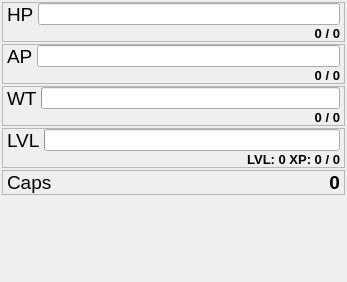
<?xml version="1.0" encoding="UTF-8"?>
<ui version="4.0">
 <class>Form</class>
 <widget class="QWidget" name="Form">
  <property name="geometry">
   <rect>
    <x>0</x>
    <y>0</y>
    <width>347</width>
    <height>282</height>
   </rect>
  </property>
  <property name="windowTitle">
   <string>Form</string>
  </property>
  <layout class="QVBoxLayout" name="verticalLayout">
   <property name="spacing">
    <number>2</number>
   </property>
   <property name="leftMargin">
    <number>2</number>
   </property>
   <property name="topMargin">
    <number>2</number>
   </property>
   <property name="rightMargin">
    <number>2</number>
   </property>
   <property name="bottomMargin">
    <number>2</number>
   </property>
   <item>
    <widget class="QFrame" name="frame_2">
     <property name="sizePolicy">
      <sizepolicy hsizetype="Preferred" vsizetype="Fixed">
       <horstretch>0</horstretch>
       <verstretch>0</verstretch>
      </sizepolicy>
     </property>
     <property name="frameShape">
      <enum>QFrame::StyledPanel</enum>
     </property>
     <property name="frameShadow">
      <enum>QFrame::Raised</enum>
     </property>
     <layout class="QFormLayout" name="formLayout_3">
      <property name="horizontalSpacing">
       <number>4</number>
      </property>
      <property name="verticalSpacing">
       <number>0</number>
      </property>
      <property name="leftMargin">
       <number>4</number>
      </property>
      <property name="topMargin">
       <number>0</number>
      </property>
      <property name="rightMargin">
       <number>4</number>
      </property>
      <property name="bottomMargin">
       <number>0</number>
      </property>
      <item row="0" column="0">
       <widget class="QLabel" name="label_2">
        <property name="font">
         <font>
          <pointsize>14</pointsize>
          <weight>50</weight>
          <bold>false</bold>
         </font>
        </property>
        <property name="text">
         <string>HP</string>
        </property>
       </widget>
      </item>
      <item row="0" column="1">
       <widget class="QProgressBar" name="hpBar">
        <property name="sizePolicy">
         <sizepolicy hsizetype="Expanding" vsizetype="Fixed">
          <horstretch>0</horstretch>
          <verstretch>0</verstretch>
         </sizepolicy>
        </property>
        <property name="minimumSize">
         <size>
          <width>0</width>
          <height>0</height>
         </size>
        </property>
        <property name="styleSheet">
         <string notr="true">QProgressBar::chunk { background-color: #FF0000; }</string>
        </property>
        <property name="value">
         <number>0</number>
        </property>
        <property name="alignment">
         <set>Qt::AlignRight|Qt::AlignTrailing|Qt::AlignVCenter</set>
        </property>
        <property name="textVisible">
         <bool>false</bool>
        </property>
        <property name="orientation">
         <enum>Qt::Horizontal</enum>
        </property>
        <property name="format">
         <string>%p% </string>
        </property>
       </widget>
      </item>
      <item row="1" column="1">
       <widget class="QLabel" name="hpLabel">
        <property name="font">
         <font>
          <pointsize>10</pointsize>
          <weight>75</weight>
          <bold>true</bold>
         </font>
        </property>
        <property name="text">
         <string>0 / 0</string>
        </property>
        <property name="alignment">
         <set>Qt::AlignRight|Qt::AlignTrailing|Qt::AlignVCenter</set>
        </property>
       </widget>
      </item>
     </layout>
    </widget>
   </item>
   <item>
    <widget class="QFrame" name="frame">
     <property name="sizePolicy">
      <sizepolicy hsizetype="Preferred" vsizetype="Fixed">
       <horstretch>0</horstretch>
       <verstretch>0</verstretch>
      </sizepolicy>
     </property>
     <property name="frameShape">
      <enum>QFrame::StyledPanel</enum>
     </property>
     <property name="frameShadow">
      <enum>QFrame::Raised</enum>
     </property>
     <layout class="QFormLayout" name="formLayout_2">
      <property name="horizontalSpacing">
       <number>4</number>
      </property>
      <property name="verticalSpacing">
       <number>0</number>
      </property>
      <property name="leftMargin">
       <number>4</number>
      </property>
      <property name="topMargin">
       <number>0</number>
      </property>
      <property name="rightMargin">
       <number>4</number>
      </property>
      <property name="bottomMargin">
       <number>0</number>
      </property>
      <item row="1" column="1">
       <widget class="QLabel" name="apLabel">
        <property name="font">
         <font>
          <pointsize>10</pointsize>
          <weight>75</weight>
          <bold>true</bold>
         </font>
        </property>
        <property name="text">
         <string>0 / 0</string>
        </property>
        <property name="alignment">
         <set>Qt::AlignRight|Qt::AlignTrailing|Qt::AlignVCenter</set>
        </property>
       </widget>
      </item>
      <item row="0" column="1">
       <widget class="QProgressBar" name="apBar">
        <property name="sizePolicy">
         <sizepolicy hsizetype="Expanding" vsizetype="Fixed">
          <horstretch>0</horstretch>
          <verstretch>0</verstretch>
         </sizepolicy>
        </property>
        <property name="minimumSize">
         <size>
          <width>0</width>
          <height>0</height>
         </size>
        </property>
        <property name="styleSheet">
         <string notr="true"> QProgressBar::chunk { background-color: #0000FF; }</string>
        </property>
        <property name="value">
         <number>0</number>
        </property>
        <property name="alignment">
         <set>Qt::AlignRight|Qt::AlignTrailing|Qt::AlignVCenter</set>
        </property>
        <property name="textVisible">
         <bool>false</bool>
        </property>
        <property name="format">
         <string>%p% </string>
        </property>
       </widget>
      </item>
      <item row="0" column="0">
       <widget class="QLabel" name="label_3">
        <property name="font">
         <font>
          <pointsize>14</pointsize>
          <weight>50</weight>
          <bold>false</bold>
         </font>
        </property>
        <property name="text">
         <string>AP</string>
        </property>
       </widget>
      </item>
     </layout>
    </widget>
   </item>
   <item>
    <widget class="QFrame" name="frame_5">
     <property name="sizePolicy">
      <sizepolicy hsizetype="Preferred" vsizetype="Fixed">
       <horstretch>0</horstretch>
       <verstretch>0</verstretch>
      </sizepolicy>
     </property>
     <property name="frameShape">
      <enum>QFrame::StyledPanel</enum>
     </property>
     <property name="frameShadow">
      <enum>QFrame::Raised</enum>
     </property>
     <layout class="QFormLayout" name="formLayout_5">
      <property name="horizontalSpacing">
       <number>4</number>
      </property>
      <property name="verticalSpacing">
       <number>0</number>
      </property>
      <property name="leftMargin">
       <number>4</number>
      </property>
      <property name="topMargin">
       <number>0</number>
      </property>
      <property name="rightMargin">
       <number>4</number>
      </property>
      <property name="bottomMargin">
       <number>0</number>
      </property>
      <item row="0" column="0">
       <widget class="QLabel" name="label_5">
        <property name="font">
         <font>
          <pointsize>14</pointsize>
         </font>
        </property>
        <property name="text">
         <string>WT</string>
        </property>
       </widget>
      </item>
      <item row="0" column="1">
       <widget class="QProgressBar" name="weightBar">
        <property name="styleSheet">
         <string notr="true"> QProgressBar::chunk { ; }</string>
        </property>
        <property name="value">
         <number>0</number>
        </property>
        <property name="alignment">
         <set>Qt::AlignRight|Qt::AlignTrailing|Qt::AlignVCenter</set>
        </property>
        <property name="textVisible">
         <bool>false</bool>
        </property>
        <property name="format">
         <string>%p% </string>
        </property>
       </widget>
      </item>
      <item row="1" column="1">
       <widget class="QLabel" name="weightLabel">
        <property name="font">
         <font>
          <pointsize>10</pointsize>
          <weight>75</weight>
          <bold>true</bold>
         </font>
        </property>
        <property name="text">
         <string>0 / 0</string>
        </property>
        <property name="alignment">
         <set>Qt::AlignRight|Qt::AlignTrailing|Qt::AlignVCenter</set>
        </property>
       </widget>
      </item>
     </layout>
    </widget>
   </item>
   <item>
    <widget class="QFrame" name="frame_4">
     <property name="sizePolicy">
      <sizepolicy hsizetype="Preferred" vsizetype="Fixed">
       <horstretch>0</horstretch>
       <verstretch>0</verstretch>
      </sizepolicy>
     </property>
     <property name="frameShape">
      <enum>QFrame::StyledPanel</enum>
     </property>
     <property name="frameShadow">
      <enum>QFrame::Raised</enum>
     </property>
     <layout class="QFormLayout" name="formLayout_4">
      <property name="horizontalSpacing">
       <number>4</number>
      </property>
      <property name="verticalSpacing">
       <number>0</number>
      </property>
      <property name="leftMargin">
       <number>4</number>
      </property>
      <property name="topMargin">
       <number>0</number>
      </property>
      <property name="rightMargin">
       <number>4</number>
      </property>
      <property name="bottomMargin">
       <number>0</number>
      </property>
      <item row="0" column="0">
       <widget class="QLabel" name="label_4">
        <property name="font">
         <font>
          <pointsize>14</pointsize>
         </font>
        </property>
        <property name="text">
         <string>LVL</string>
        </property>
       </widget>
      </item>
      <item row="2" column="1">
       <widget class="QLabel" name="lvlLabel">
        <property name="font">
         <font>
          <pointsize>10</pointsize>
          <weight>75</weight>
          <bold>true</bold>
         </font>
        </property>
        <property name="text">
         <string>LVL: 0 XP: 0 / 0</string>
        </property>
        <property name="alignment">
         <set>Qt::AlignRight|Qt::AlignTrailing|Qt::AlignVCenter</set>
        </property>
       </widget>
      </item>
      <item row="0" column="1">
       <widget class="QProgressBar" name="lvlBar">
        <property name="styleSheet">
         <string notr="true"> QProgressBar::chunk { ; }</string>
        </property>
        <property name="value">
         <number>0</number>
        </property>
        <property name="alignment">
         <set>Qt::AlignRight|Qt::AlignTrailing|Qt::AlignVCenter</set>
        </property>
        <property name="textVisible">
         <bool>false</bool>
        </property>
        <property name="format">
         <string>%p% </string>
        </property>
       </widget>
      </item>
     </layout>
    </widget>
   </item>
   <item>
    <widget class="QFrame" name="frame_3">
     <property name="sizePolicy">
      <sizepolicy hsizetype="Preferred" vsizetype="Fixed">
       <horstretch>0</horstretch>
       <verstretch>0</verstretch>
      </sizepolicy>
     </property>
     <property name="frameShape">
      <enum>QFrame::StyledPanel</enum>
     </property>
     <property name="frameShadow">
      <enum>QFrame::Raised</enum>
     </property>
     <layout class="QFormLayout" name="formLayout">
      <property name="horizontalSpacing">
       <number>4</number>
      </property>
      <property name="verticalSpacing">
       <number>0</number>
      </property>
      <property name="leftMargin">
       <number>4</number>
      </property>
      <property name="topMargin">
       <number>0</number>
      </property>
      <property name="rightMargin">
       <number>4</number>
      </property>
      <property name="bottomMargin">
       <number>0</number>
      </property>
      <item row="0" column="0">
       <widget class="QLabel" name="label">
        <property name="font">
         <font>
          <pointsize>14</pointsize>
          <weight>50</weight>
          <bold>false</bold>
         </font>
        </property>
        <property name="text">
         <string>Caps</string>
        </property>
       </widget>
      </item>
      <item row="0" column="1">
       <widget class="QLabel" name="capsLabel">
        <property name="font">
         <font>
          <pointsize>14</pointsize>
          <weight>75</weight>
          <bold>true</bold>
         </font>
        </property>
        <property name="text">
         <string>0</string>
        </property>
        <property name="alignment">
         <set>Qt::AlignRight|Qt::AlignTrailing|Qt::AlignVCenter</set>
        </property>
       </widget>
      </item>
     </layout>
    </widget>
   </item>
   <item>
    <spacer name="verticalSpacer">
     <property name="orientation">
      <enum>Qt::Vertical</enum>
     </property>
     <property name="sizeType">
      <enum>QSizePolicy::Expanding</enum>
     </property>
     <property name="sizeHint" stdset="0">
      <size>
       <width>20</width>
       <height>40</height>
      </size>
     </property>
    </spacer>
   </item>
  </layout>
 </widget>
 <resources/>
 <connections/>
</ui>
